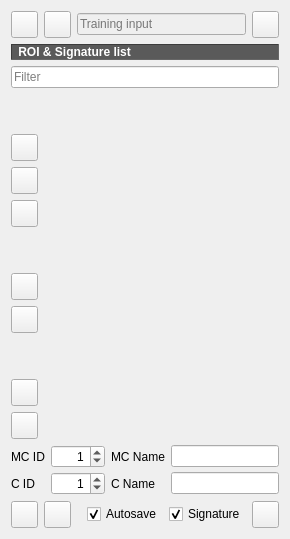
      <widget class="QWidget" name="tab_2">
       <property name="sizePolicy">
        <sizepolicy hsizetype="Minimum" vsizetype="Preferred">
         <horstretch>0</horstretch>
         <verstretch>0</verstretch>
        </sizepolicy>
       </property>
       <attribute name="icon">
        <iconset resource="resources.qrc">
         <normaloff>:/plugins/raster_classification/icons/raster_classification_training_input.svg</normaloff>:/plugins/raster_classification/icons/raster_classification_training_input.svg</iconset>
       </attribute>
       <attribute name="title">
        <string>Training input</string>
       </attribute>
       <layout class="QGridLayout" name="gridLayout_7">
        <item row="0" column="0">
         <layout class="QVBoxLayout" name="verticalLayout_2">
          <item>
           <layout class="QGridLayout" name="gridLayout_19">
            <item row="0" column="1">
             <widget class="QToolButton" name="button_new_input">
              <property name="toolTip">
               <string>Create a new training input</string>
              </property>
              <property name="styleSheet">
               <string notr="true">margin: 0px;padding: 0px;</string>
              </property>
              <property name="icon">
               <iconset resource="resources.qrc">
                <normaloff>:/plugins/raster_classification/icons/raster_classification_new_file.svg</normaloff>:/plugins/raster_classification/icons/raster_classification_new_file.svg</iconset>
              </property>
              <property name="iconSize">
               <size>
                <width>22</width>
                <height>22</height>
               </size>
              </property>
             </widget>
            </item>
            <item row="0" column="2">
             <widget class="QLineEdit" name="trainingFile_lineEdit">
              <property name="enabled">
               <bool>false</bool>
              </property>
              <property name="toolTip">
               <string>Input file path</string>
              </property>
              <property name="placeholderText">
               <string>Training input</string>
              </property>
             </widget>
            </item>
            <item row="0" column="0">
             <widget class="QToolButton" name="trainingFile_toolButton">
              <property name="toolTip">
               <string>Open a training input</string>
              </property>
              <property name="styleSheet">
               <string notr="true">margin: 0px;padding: 0px;</string>
              </property>
              <property name="icon">
               <iconset resource="resources.qrc">
                <normaloff>:/plugins/raster_classification/icons/raster_classification_open_file.svg</normaloff>:/plugins/raster_classification/icons/raster_classification_open_file.svg</iconset>
              </property>
              <property name="iconSize">
               <size>
                <width>22</width>
                <height>22</height>
               </size>
              </property>
             </widget>
            </item>
            <item row="0" column="3">
             <widget class="QToolButton" name="button_reset_input">
              <property name="toolTip">
               <string>Remove training input</string>
              </property>
              <property name="styleSheet">
               <string notr="true">margin: 0px;padding: 0px;</string>
              </property>
              <property name="icon">
               <iconset resource="resources.qrc">
                <normaloff>:/plugins/raster_classification/icons/raster_classification_reset.svg</normaloff>:/plugins/raster_classification/icons/raster_classification_reset.svg</iconset>
              </property>
              <property name="iconSize">
               <size>
                <width>22</width>
                <height>22</height>
               </size>
              </property>
             </widget>
            </item>
           </layout>
          </item>
          <item>
           <widget class="QLabel" name="label_48">
            <property name="font">
             <font>
              <italic>false</italic>
              <bold>true</bold>
             </font>
            </property>
            <property name="styleSheet">
             <string notr="true">background-color : #5a5a5a; color : white; font: bold</string>
            </property>
            <property name="frameShape">
             <enum>QFrame::Shape::Panel</enum>
            </property>
            <property name="frameShadow">
             <enum>QFrame::Shadow::Sunken</enum>
            </property>
            <property name="text">
             <string> ROI &amp; Signature list</string>
            </property>
            <property name="alignment">
             <set>Qt::AlignmentFlag::AlignLeading|Qt::AlignmentFlag::AlignLeft|Qt::AlignmentFlag::AlignVCenter</set>
            </property>
           </widget>
          </item>
          <item>
           <layout class="QGridLayout" name="gridLayout">
            <item row="1" column="0">
             <layout class="QVBoxLayout" name="verticalLayout_4">
              <item>
               <spacer name="verticalSpacer">
                <property name="orientation">
                 <enum>Qt::Orientation::Vertical</enum>
                </property>
                <property name="sizeHint" stdset="0">
                 <size>
                  <width>20</width>
                  <height>40</height>
                 </size>
                </property>
               </spacer>
              </item>
              <item>
               <widget class="QToolButton" name="merge_signature_toolButton">
                <property name="toolTip">
                 <string>Merge highlighted spectral signatures obtaining the average signature</string>
                </property>
                <property name="styleSheet">
                 <string notr="true">margin: 0px;padding: 0px;</string>
                </property>
                <property name="icon">
                 <iconset resource="resources.qrc">
                  <normaloff>:/plugins/raster_classification/icons/raster_classification_merge_sign_tool.svg</normaloff>:/plugins/raster_classification/icons/raster_classification_merge_sign_tool.svg</iconset>
                </property>
                <property name="iconSize">
                 <size>
                  <width>22</width>
                  <height>22</height>
                 </size>
                </property>
               </widget>
              </item>
              <item>
               <widget class="QToolButton" name="calculate_signature_toolButton">
                <property name="toolTip">
                 <string>Calculate signatures for highlighted items</string>
                </property>
                <property name="styleSheet">
                 <string notr="true">margin: 0px;padding: 0px;</string>
                </property>
                <property name="icon">
                 <iconset resource="resources.qrc">
                  <normaloff>:/plugins/raster_classification/icons/raster_classification_add_sign_tool.svg</normaloff>:/plugins/raster_classification/icons/raster_classification_add_sign_tool.svg</iconset>
                </property>
                <property name="iconSize">
                 <size>
                  <width>22</width>
                  <height>22</height>
                 </size>
                </property>
               </widget>
              </item>
              <item>
               <widget class="QToolButton" name="delete_Signature_Button">
                <property name="toolTip">
                 <string>Delete highlighted items</string>
                </property>
                <property name="styleSheet">
                 <string notr="true">margin: 0px;padding: 0px;</string>
                </property>
                <property name="icon">
                 <iconset resource="resources.qrc">
                  <normaloff>:/plugins/raster_classification/icons/raster_classification_remove.svg</normaloff>:/plugins/raster_classification/icons/raster_classification_remove.svg</iconset>
                </property>
                <property name="iconSize">
                 <size>
                  <width>22</width>
                  <height>22</height>
                 </size>
                </property>
               </widget>
              </item>
              <item>
               <spacer name="verticalSpacer_3">
                <property name="orientation">
                 <enum>Qt::Orientation::Vertical</enum>
                </property>
                <property name="sizeHint" stdset="0">
                 <size>
                  <width>20</width>
                  <height>40</height>
                 </size>
                </property>
               </spacer>
              </item>
              <item>
               <widget class="QToolButton" name="signature_spectral_plot_toolButton">
                <property name="toolTip">
                 <string>Add highlighted signatures to spectral signature plot</string>
                </property>
                <property name="styleSheet">
                 <string notr="true">margin: 0px;padding: 0px;</string>
                </property>
                <property name="icon">
                 <iconset resource="resources.qrc">
                  <normaloff>:/plugins/raster_classification/icons/raster_classification_sign_tool.svg</normaloff>:/plugins/raster_classification/icons/raster_classification_sign_tool.svg</iconset>
                </property>
                <property name="iconSize">
                 <size>
                  <width>22</width>
                  <height>22</height>
                 </size>
                </property>
               </widget>
              </item>
              <item>
               <widget class="QToolButton" name="scatterPlot_toolButton">
                <property name="toolTip">
                 <string>Add highlighted items to scatter plot</string>
                </property>
                <property name="styleSheet">
                 <string notr="true">margin: 0px;padding: 0px;</string>
                </property>
                <property name="icon">
                 <iconset resource="resources.qrc">
                  <normaloff>:/plugins/raster_classification/icons/raster_classification_scatter_tool.svg</normaloff>:/plugins/raster_classification/icons/raster_classification_scatter_tool.svg</iconset>
                </property>
                <property name="iconSize">
                 <size>
                  <width>22</width>
                  <height>22</height>
                 </size>
                </property>
               </widget>
              </item>
              <item>
               <spacer name="verticalSpacer_7">
                <property name="orientation">
                 <enum>Qt::Orientation::Vertical</enum>
                </property>
                <property name="sizeHint" stdset="0">
                 <size>
                  <width>20</width>
                  <height>40</height>
                 </size>
                </property>
               </spacer>
              </item>
              <item>
               <widget class="QToolButton" name="import_library_toolButton">
                <property name="toolTip">
                 <string>Import spectral signatures </string>
                </property>
                <property name="styleSheet">
                 <string notr="true">margin: 0px;padding: 0px;</string>
                </property>
                <property name="icon">
                 <iconset resource="resources.qrc">
                  <normaloff>:/plugins/raster_classification/icons/raster_classification_import_spectral_library.svg</normaloff>:/plugins/raster_classification/icons/raster_classification_import_spectral_library.svg</iconset>
                </property>
                <property name="iconSize">
                 <size>
                  <width>22</width>
                  <height>22</height>
                 </size>
                </property>
               </widget>
              </item>
              <item>
               <widget class="QToolButton" name="export_signature_list_toolButton">
                <property name="toolTip">
                 <string>Export highlighted spectral signatures
</string>
                </property>
                <property name="styleSheet">
                 <string notr="true">margin: 0px;padding: 0px;</string>
                </property>
                <property name="icon">
                 <iconset resource="resources.qrc">
                  <normaloff>:/plugins/raster_classification/icons/raster_classification_export_spectral_library.svg</normaloff>:/plugins/raster_classification/icons/raster_classification_export_spectral_library.svg</iconset>
                </property>
                <property name="iconSize">
                 <size>
                  <width>22</width>
                  <height>22</height>
                 </size>
                </property>
               </widget>
              </item>
             </layout>
            </item>
            <item row="0" column="0" colspan="2">
             <widget class="QLineEdit" name="ROI_filter_lineEdit">
              <property name="toolTip">
               <string>Filter</string>
              </property>
              <property name="placeholderText">
               <string>Filter</string>
              </property>
             </widget>
            </item>
           </layout>
          </item>
          <item>
           <layout class="QGridLayout" name="gridLayout_27">
            <property name="verticalSpacing">
             <number>4</number>
            </property>
            <item row="1" column="3">
             <widget class="QLabel" name="label_41">
              <property name="sizePolicy">
               <sizepolicy hsizetype="Minimum" vsizetype="Preferred">
                <horstretch>0</horstretch>
                <verstretch>0</verstretch>
               </sizepolicy>
              </property>
              <property name="text">
               <string>C Name</string>
              </property>
             </widget>
            </item>
            <item row="0" column="1" colspan="2">
             <widget class="QSpinBox" name="ROI_Macroclass_ID_spin">
              <property name="maximumSize">
               <size>
                <width>100</width>
                <height>16777215</height>
               </size>
              </property>
              <property name="toolTip">
               <string>The macroclass ID of the ROI signature</string>
              </property>
              <property name="alignment">
               <set>Qt::AlignmentFlag::AlignRight|Qt::AlignmentFlag::AlignTrailing|Qt::AlignmentFlag::AlignVCenter</set>
              </property>
              <property name="minimum">
               <number>0</number>
              </property>
              <property name="maximum">
               <number>9999</number>
              </property>
              <property name="value">
               <number>1</number>
              </property>
             </widget>
            </item>
            <item row="1" column="0">
             <widget class="QLabel" name="label_42">
              <property name="sizePolicy">
               <sizepolicy hsizetype="Minimum" vsizetype="Preferred">
                <horstretch>0</horstretch>
                <verstretch>0</verstretch>
               </sizepolicy>
              </property>
              <property name="maximumSize">
               <size>
                <width>89</width>
                <height>16777215</height>
               </size>
              </property>
              <property name="text">
               <string>C ID</string>
              </property>
             </widget>
            </item>
            <item row="0" column="3">
             <widget class="QLabel" name="label_45">
              <property name="sizePolicy">
               <sizepolicy hsizetype="Minimum" vsizetype="Preferred">
                <horstretch>0</horstretch>
                <verstretch>0</verstretch>
               </sizepolicy>
              </property>
              <property name="text">
               <string>MC Name</string>
              </property>
             </widget>
            </item>
            <item row="0" column="0">
             <widget class="QLabel" name="label_44">
              <property name="sizePolicy">
               <sizepolicy hsizetype="Minimum" vsizetype="Preferred">
                <horstretch>0</horstretch>
                <verstretch>0</verstretch>
               </sizepolicy>
              </property>
              <property name="maximumSize">
               <size>
                <width>90</width>
                <height>16777215</height>
               </size>
              </property>
              <property name="text">
               <string>MC ID</string>
              </property>
             </widget>
            </item>
            <item row="1" column="1" colspan="2">
             <widget class="QSpinBox" name="ROI_ID_spin">
              <property name="maximumSize">
               <size>
                <width>100</width>
                <height>16777215</height>
               </size>
              </property>
              <property name="toolTip">
               <string>The class ID of the ROI signature (should be unique)</string>
              </property>
              <property name="alignment">
               <set>Qt::AlignmentFlag::AlignRight|Qt::AlignmentFlag::AlignTrailing|Qt::AlignmentFlag::AlignVCenter</set>
              </property>
              <property name="minimum">
               <number>0</number>
              </property>
              <property name="maximum">
               <number>9999</number>
              </property>
              <property name="value">
               <number>1</number>
              </property>
             </widget>
            </item>
            <item row="1" column="4">
             <widget class="QLineEdit" name="ROI_Class_line">
              <property name="toolTip">
               <string>The class name of the ROI signature</string>
              </property>
              <property name="text">
               <string/>
              </property>
              <property name="maxLength">
               <number>80</number>
              </property>
             </widget>
            </item>
            <item row="0" column="4">
             <widget class="QLineEdit" name="ROI_Macroclass_line">
              <property name="toolTip">
               <string>The macroclass name of the ROI signature</string>
              </property>
              <property name="text">
               <string/>
              </property>
              <property name="maxLength">
               <number>80</number>
              </property>
             </widget>
            </item>
           </layout>
          </item>
          <item>
           <layout class="QHBoxLayout" name="horizontalLayout">
            <item>
             <widget class="QToolButton" name="undo_save_Button">
              <property name="toolTip">
               <string>Undo ROI save</string>
              </property>
              <property name="styleSheet">
               <string notr="true">margin: 0px;padding: 0px;</string>
              </property>
              <property name="icon">
               <iconset resource="resources.qrc">
                <normaloff>:/plugins/raster_classification/icons/raster_classification_undo_save_roi.svg</normaloff>:/plugins/raster_classification/icons/raster_classification_undo_save_roi.svg</iconset>
              </property>
              <property name="iconSize">
               <size>
                <width>22</width>
                <height>22</height>
               </size>
              </property>
             </widget>
            </item>
            <item>
             <widget class="QToolButton" name="redo_save_Button">
              <property name="toolTip">
               <string>Redo ROI save</string>
              </property>
              <property name="styleSheet">
               <string notr="true">margin: 0px;padding: 0px;</string>
              </property>
              <property name="icon">
               <iconset resource="resources.qrc">
                <normaloff>:/plugins/raster_classification/icons/raster_classification_redo_save_roi.svg</normaloff>:/plugins/raster_classification/icons/raster_classification_redo_save_roi.svg</iconset>
              </property>
              <property name="iconSize">
               <size>
                <width>22</width>
                <height>22</height>
               </size>
              </property>
             </widget>
            </item>
            <item>
             <spacer name="horizontalSpacer">
              <property name="orientation">
               <enum>Qt::Orientation::Horizontal</enum>
              </property>
              <property name="sizeHint" stdset="0">
               <size>
                <width>0</width>
                <height>0</height>
               </size>
              </property>
             </spacer>
            </item>
            <item>
             <widget class="QCheckBox" name="save_input_checkBox">
              <property name="toolTip">
               <string>Automatically save the training input whenever a ROI is saved in it</string>
              </property>
              <property name="text">
               <string>Autosave</string>
              </property>
              <property name="checked">
               <bool>true</bool>
              </property>
             </widget>
            </item>
            <item>
             <widget class="QCheckBox" name="signature_checkBox">
              <property name="sizePolicy">
               <sizepolicy hsizetype="Maximum" vsizetype="Fixed">
                <horstretch>0</horstretch>
                <verstretch>0</verstretch>
               </sizepolicy>
              </property>
              <property name="toolTip">
               <string>Add ROI spectral signature to signature list</string>
              </property>
              <property name="text">
               <string>Signature</string>
              </property>
              <property name="checked">
               <bool>true</bool>
              </property>
             </widget>
            </item>
            <item>
             <widget class="QToolButton" name="button_Save_ROI">
              <property name="toolTip">
               <string>Save temporary ROI to training input</string>
              </property>
              <property name="styleSheet">
               <string notr="true">margin: 0px;padding: 0px;</string>
              </property>
              <property name="icon">
               <iconset resource="resources.qrc">
                <normaloff>:/plugins/raster_classification/icons/raster_classification_save_roi.svg</normaloff>:/plugins/raster_classification/icons/raster_classification_save_roi.svg</iconset>
              </property>
              <property name="iconSize">
               <size>
                <width>22</width>
                <height>22</height>
               </size>
              </property>
             </widget>
            </item>
           </layout>
          </item>
         </layout>
        </item>
       </layout>
      </widget>
